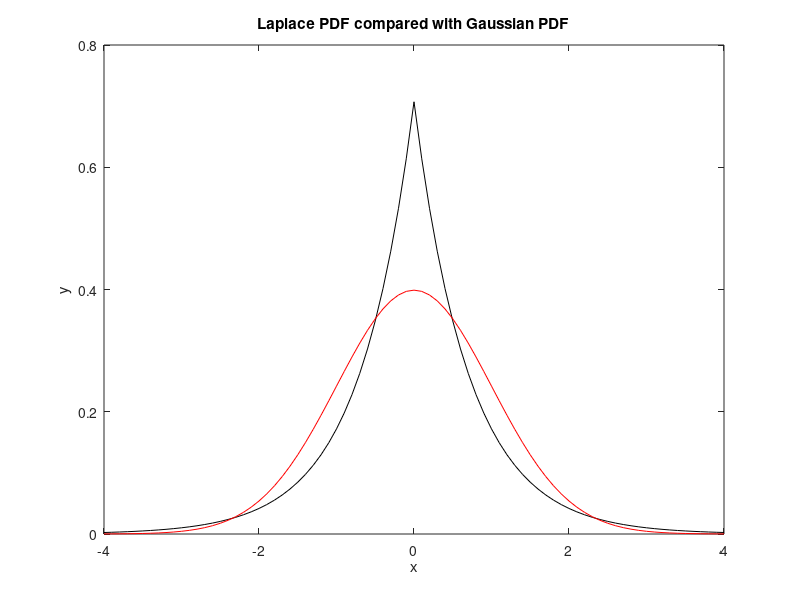

Recreate this plot in MATLAB.
% Laplace PDF
% compared to Gaussian PDF

x=-4:0.1:4;
yn=normpdf(x,0,1); %normal pdf
k=sqrt(2); %normalization constant
yL=(1/k)*exp(-k*abs(x)); %Laplace pdf

%display
figure(1)
plot(x,yL,'k'); hold on;
plot(x,yn,'r');

title('Laplace PDF compared with Gaussian PDF')
xlabel('x'); ylabel('y');
